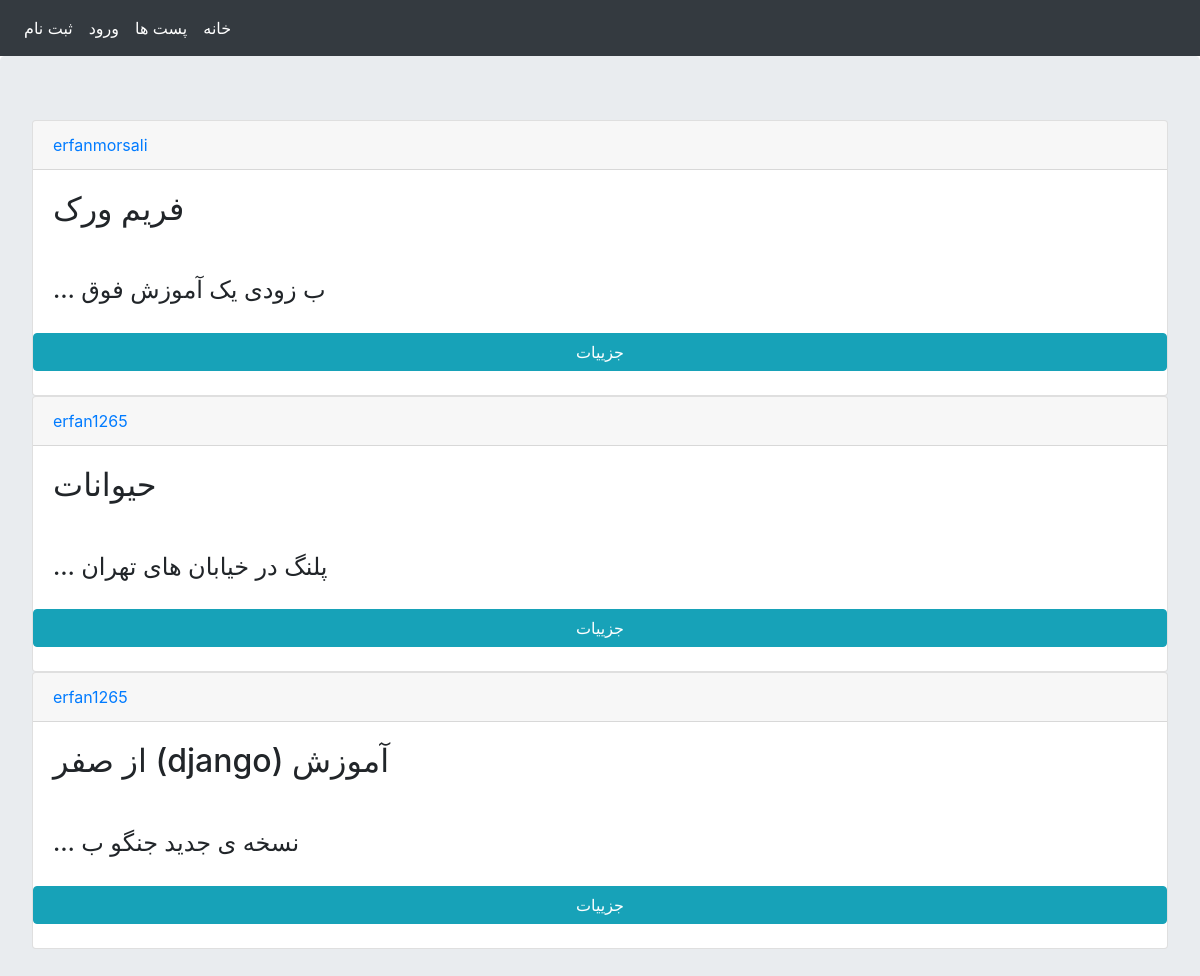
The page /all_posts/ on the database as committed earlier.
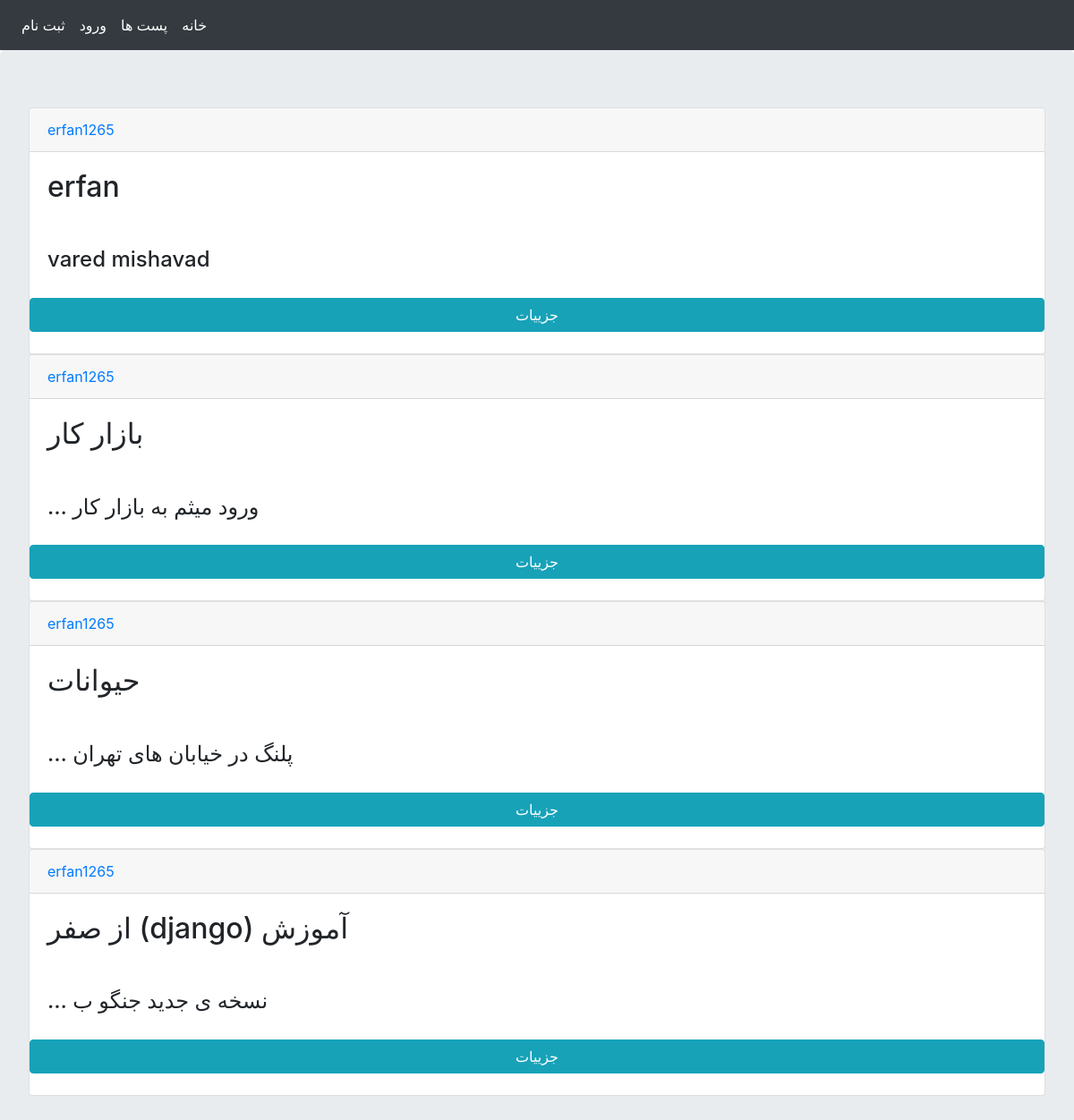
The same page on the database as committed later.
### social_media_posts/models.py (models this page shows, shortened)
class Post(models.Model):
    user = models.ForeignKey(User, on_delete=models.CASCADE, verbose_name="کاربر")
    title = models.CharField(max_length=100, verbose_name="موضوع")
    body = models.TextField(verbose_name="متن پست")
    slug = models.SlugField(unique=True, allow_unicode=True, verbose_name='نام در url')
    created = models.DateTimeField(auto_now_add=True, verbose_name='تاریخ تبت پست')
    objects = PostManager()
    class Meta:
        verbose_name = "پست"
        verbose_name_plural = 'پست ها'
    def get_absolute_url(self):
        return reverse("posts:post_detail", args=[self.created.year, self.created.month, self.created.day, self.slug])

### social_media_posts/views.py (the view)
# urls.py: path("all_posts/", posts_page, name='posts_page'),
def posts_page(request):
    message = messages.get_messages(request)
    posts = Post.objects.order_by('-created').all()[:10]
    context = {
        "messages": message,
        "posts": posts,
    }
    return render(request, 'social_media_posts/all_posts.html', context)

### social_media_posts/templates/social_media_posts/all_posts.html (shortened to what this page needs)
{% extends 'shared/base.html' %}
{% block content %}
    {% for post in posts %}
        <div class="card">
            <a href="{% url 'accounts:user_dashboard' post.user.id %}"><p class="card-header">{{ post.user }}</p></a>
            <h2 class="card-body">
                {{ post.title }}
            </h2>
            <h4 class="card-body">
                {{ post.body |truncatewords:5 }}
            </h4>
            <a class="btn btn-info" href="{{ post.get_absolute_url }}">جزییات</a>
            <br>
        </div>
    {% endfor %}
{% endblock %}

### templates/shared/base.html (shortened to what this page needs)
<!DOCTYPE html>
<html lang="en">
<head>
    <link rel="stylesheet" href="https://cdn.jsdelivr.net/npm/bootstrap@4.5.3/dist/css/bootstrap.min.css"
>
</head>
<body>
{% include 'shared/header.html' %}
<div style="direction: rtl" class="jumbotron">
    {% block content %}{% endblock %}
</div>
</body>
</html>

### templates/shared/header.html
<nav class="navbar navbar-expand-lg navbar-dark bg-dark">
    <div style="direction: rtl" class="collapse navbar-collapse" id="navbarTogglerDemo03">
        <ul class="navbar-nav mr-auto mt-2 mt-lg-0">
            <li class="nav-item active">
                <a class="nav-link" href="{% url 'home_page' %}">خانه</a>
            </li>
            <li class="nav-item active">
                <a class="nav-link" href="{% url 'posts:posts_page' %}">پست ها</a>
            </li>
            {% if request.user.is_authenticated %}
                <li class="nav-item active">
                    <a class="nav-link" href="{% url 'accounts:user_dashboard' request.user.id %}">حساب کاربری</a>
                </li>
                <li class="nav-item active">
                    <a class="nav-link" href="{% url 'accounts:log_out' %}">خروج</a>
                </li>
            {% else %}
                <li class="nav-item active">
                    <a class="nav-link" href="{% url 'accounts:login_page' %}">ورود</a>
                </li>
                <li class="nav-item active">
                    <a class="nav-link" href="{% url 'accounts:register_page' %}">ثبت نام</a>
                </li>
            {% endif %}
        </ul>
    </div>
</nav>

Rows that differ between the two databases and show on the page:
removed Post: user "erfanmorsali", title "فریم ورک", body "ب زودی یک آموزش فوق …"
added Post: user "erfan1265", title "erfan", body "vared mishavad"
added Post: user "erfan1265", title "بازار کار", body "ورود میثم به بازار کار …"
